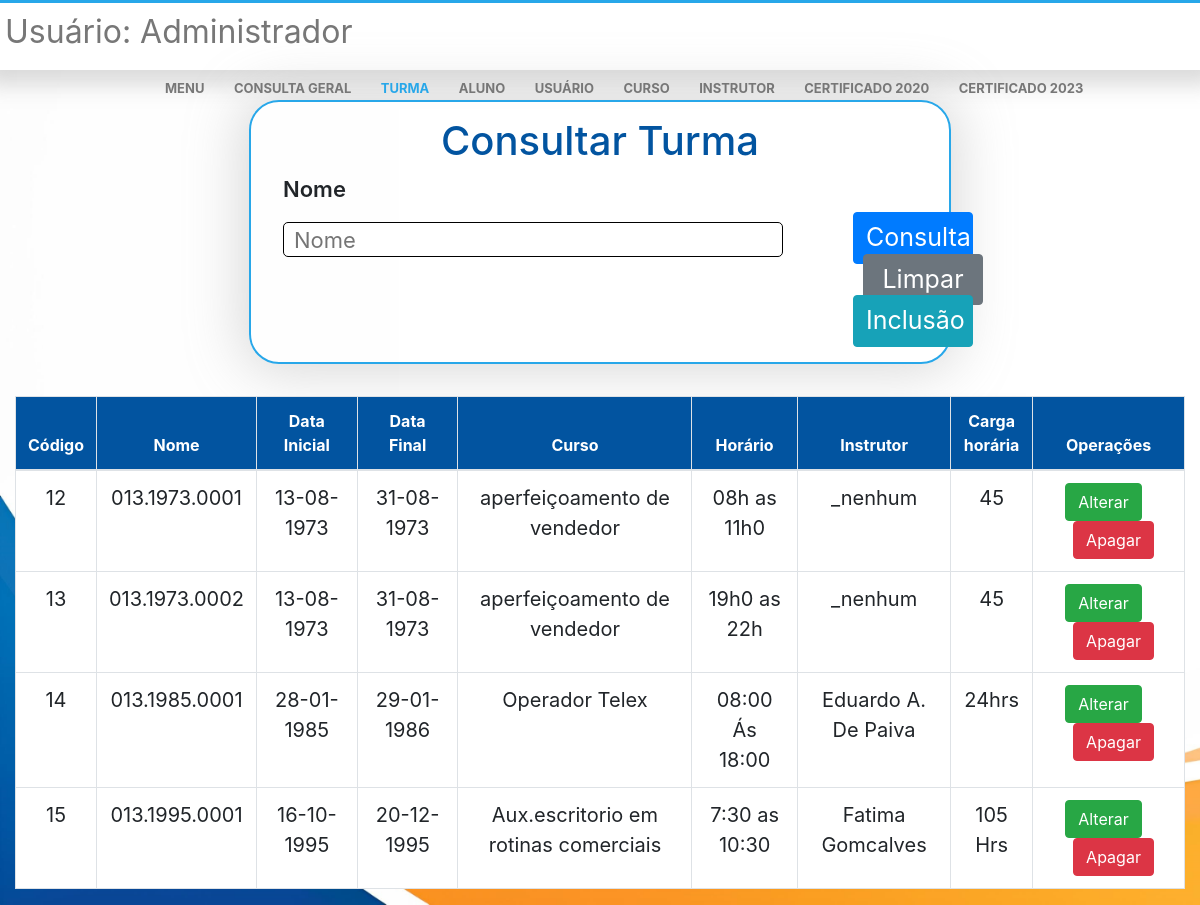
/menu/turselect.php (signed in), run on the app's committed database.
### tables this page shows
CREATE TABLE `turma` (
  `id` int(11) NOT NULL,
  `nome` varchar(100) NOT NULL,
  `data_periodo_inicial` date NOT NULL,
  `data_periodo_final` date NOT NULL,
  `idcurso` int(11) NOT NULL,
  `horario` varchar(50) NOT NULL,
  `idinstrutor` int(11) NOT NULL,
  `natureza` varchar(50) NOT NULL,
  `cargahoraria` varchar(10) NOT NULL
);

CREATE TABLE `curso` (
  `id` int(11) NOT NULL,
  `nome` varchar(100) NOT NULL
);

CREATE TABLE `instrutor` (
  `id` int(11) NOT NULL,
  `nome` varchar(100) NOT NULL
);

### menu/turselect.php (the view, shortened to what this page needs)
<?php
include('../connect.php');
$sql = 'select t.id id, t.nome nome, data_periodo_inicial, data_periodo_final, c.nome curso, horario, i.nome instrutor, natureza, cargahoraria
from turma t inner join curso c on c.id = t.idcurso inner join instrutor i on i.id = t.idinstrutor order by 1';
$pesqnome = '';
?>
<!DOCTYPE html>
<html lang="pt-br">
<head>
    <link rel="stylesheet" href="https://stackpath.bootstrapcdn.com/bootstrap/4.1.3/css/bootstrap.min.css">
    <link rel="stylesheet" href="dnv.css">
</head>
<body style="background-image: url(../img/fundo.jpg); background-image: fixed; background-size: cover;">
    <div class="nav">
        <div class="row" id="rowtop">
            <div id="usushow">
                <h2>Usuário:
                    <span>
                        <?php echo $_SESSION['nome']; ?>
                    </span>
                </h2>
            </div>
            <div class="mnu">
                <a id="atop" href="../menu.php" style="text-decoration: none;">MENU</a>
                <a id="atop" href="conselect.php" style="text-decoration: none;">CONSULTA GERAL</a>
                <a id="atop" href="turselect.php" style="text-decoration: none;color: #28a7e9">TURMA</a>
                <a id="atop" href="aluselect.php" style="text-decoration: none;">ALUNO</a>
                <a id="atop" href="ususelect.php" style="text-decoration: none;">USUÁRIO</a>
                <a id="atop" href="curselect.php" style="text-decoration: none;">CURSO</a>
                <a id="atop" href="insselect.php" style="text-decoration: none;">INSTRUTOR</a>
                <a id="atop" href="pesq2020.php" style="text-decoration: none;">CERTIFICADO 2020</a>
                <a id="atop" href="pesq2023.php" style="text-decoration: none;">CERTIFICADO 2023</a>
            </div>
        </div>
    </div>
    <center>
        <div class="container-fluid">
            <div class="jumbotron" style="width: 60%;">
                <form method="POST">
                    <h1 style="color: rgb(2, 84, 160); ">Consultar Turma</h1>
                    <div class="row">
                        <div class="col">
                            <p class="pselect">Nome</p>
                            <input type="text" id="inpselect" name="pesqnome" placeholder="Nome" value="<?php echo $pesqnome ?>">
                            <div class="row" style="padding-left: 55px;">
                                <button type="submit" name="submit" class="btn btn btn-primary" style="width: 120px;font-size: 25px; color: white;margin-right: 10px;">Consulta</button>
                                <a href="turselect.php" style="text-decoration: none;">
                                    <button type="button" class="btn btn-secondary" style="width: 120px;font-size: 25px; color: white; margin-left: 10px;">Limpar</button>
                                </a>
                                <a href="turinsert.php">
                                    <button type="button" class="btn btn-info" style="width: 120px;font-size: 25px; color: white;">Inclusão</button>
                                </a>
                            </div>
                        </div>
                    </div>
            </div>
            <table class="table table-bordered" style="background-color: white; text-align: center;">
                <thead style="background-color: rgb(2, 84, 160);">
                    <tr>
                        <th scope="col" style="color: white;">Código</th>
                        <th scope="col" style="color: white;">Nome</th>
                        <th scope="col" style="color: white;">Data Inicial</th>
                        <th scope="col" style="color: white;">Data Final</th>
                        <th scope="col" style="color: white;">Curso</th>
                        <th scope="col" style="color: white;">Horário</th>
                        <th scope="col" style="color: white;">Instrutor</th>
                        <th scope="col" style="color: white;">Carga horária</th>
                        <th scope="col" style="color: white;">Operações</th>
                    </tr>
                </thead>
                <tbody>
                    <?php
                    $result = mysqli_query($con, $sql);
                    if ($result) {
                        while ($row = mysqli_fetch_assoc($result)) {
                            echo "<tr>
                                <td style='font-size: 20px;'>" . $row['id'] . "</td>
                                <td style='font-size: 20px;'>" . $row['nome'] . "</td>
                                <td style='font-size: 20px;'>" .   $datainicial = substr($row['data_periodo_inicial'], 8, 2) .
                                substr($row['data_periodo_inicial'], 4, 4) .
                                substr($row['data_periodo_inicial'], 0, 4) . "</td>
                                <td style='font-size: 20px;'>" . $datafinal = substr($row['data_periodo_final'], 8, 2) .
                                substr($row['data_periodo_final'], 4, 4) .
                                substr($row['data_periodo_final'], 0, 4)  . "</td>
                                <td style='font-size: 20px;'>" . $row['curso'] . "</td>
                                <td style='font-size: 20px;'>" . $row['horario'] . "</td>
                                <td style='font-size: 20px;'>" . $row['instrutor'] . "</td>
                                <td style='font-size: 20px;width: 7%;'>" . $row['cargahoraria'] . "</td>
                                <td style='width: 13%;' >
                                <a href='turupdate.php?updateid={$row['id']}'
                                <button type='button' class='btn btn-success'>
                                Alterar
                                </button>
                                </a>
                                <a href='turdelete.php?deleteid={$row['id']}'
                                <button type='button' class='btn btn-danger'>
                                Apagar
                                </button>
                                </a>
                                </td>
                                </tr>";
                        }
                    }
                    ?>
                </tbody>
            </table>
        </div>
    </center>
</body>
</html>

### menu/dnv.css (style rules this page uses)
.pselect { text-align: left; font-weight: 600; font-size: 22px; }
body { background-repeat: no-repeat; background-size: cover; }
#inpselect { float: left; width: 500px; height: 35px; padding-left: 10px; border-radius: 5px; border: solid 1px; transition: 0.3s ease-in-out; font-size: 22px; }
.jumbotron { box-shadow: 0px 0px 55px 7px #cfcfcfc9; border: solid 2px #28a7e9; border-radius: 30px; background-color: rgba(255, 255, 255, 0.700); margin-top: 30px; padding-top: 15px; padding-bottom: 15px; }
button { background-color: blue; }
#usushow { color: #777777; margin-left: 20px; }
h2 { font-weight: 400; }
.nav { background-color: #fff; box-shadow: 0px 0px 20px 15px #95959557; border-top: #28a7e9 3px solid; height: 70px; padding: 10px; line-height: 40px; }
.mnu { margin-left: 500px; }
a { color: #777777; margin-right: 25px; font-weight: 700; font-size: 13px; }
@media only screen and (max-width: 1660px) { .mnu { margin-left: 50px; } }
@media only screen and (max-width: 1360px) { .mnu { margin-left: 200px; } }
@media only screen and (max-width: 1360px) { #usushow { margin-left: 100px; } }
@media only screen and (max-width: 1222px) { .mnu { margin-left: 170px; } }
@media only screen and (max-width: 1222px) { #usushow { margin-left: 10px; } }
button { margin-top: -10px; }

### menu/turselect.php (style rules this page uses)
.btn-success, .btn-danger { margin: 0; }
.btn-success { margin-right: 10px; }
.btn-danger { margin-left: 10px; }

### data on the page
turma: id "12", nome "013.1973.0001", data_periodo_inicial "13", data_periodo_inicial "-08-", data_periodo_inicial "1973", data_periodo_final "31", data_periodo_final "-08-", data_periodo_final "1973", idcurso.nome "aperfeiçoamento de vendedor", horario "08h as 11h0", idinstrutor.nome "_nenhum", cargahoraria "45"
turma: id "13", nome "013.1973.0002", data_periodo_inicial "13", data_periodo_inicial "-08-", data_periodo_inicial "1973", data_periodo_final "31", data_periodo_final "-08-", data_periodo_final "1973", idcurso.nome "aperfeiçoamento de vendedor", horario "19h0 as 22h", idinstrutor.nome "_nenhum", cargahoraria "45"
turma: id "14", nome "013.1985.0001", data_periodo_inicial "28", data_periodo_inicial "-01-", data_periodo_inicial "1985", data_periodo_final "29", data_periodo_final "-01-", data_periodo_final "1986", idcurso.nome "Operador Telex", horario "08:00 Ás 18:00", idinstrutor.nome "Eduardo A. De Paiva", cargahoraria "24hrs"
turma: id "15", nome "013.1995.0001", data_periodo_inicial "16", data_periodo_inicial "-10-", data_periodo_inicial "1995", data_periodo_final "20", data_periodo_final "-12-", data_periodo_final "1995", idcurso.nome "Aux.escritorio em rotinas comerciais", horario "7:30 as 10:30", idinstrutor.nome "Fatima Gomcalves", cargahoraria "105 Hrs"

### other printed values
$_SESSION['nome'] "Administrador"
